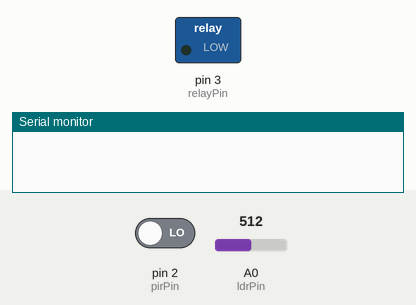
Simulated run of this sketch. Board: Arduino Uno, built with avr-gcc and run on an emulated ATmega328P. On the bench: switched loads named in the sketch (green lamp = pin HIGH), the last lines printed to the serial monitor. The inputs (shaded band) are chosen by the test bench; at power-on: pin 2 (pirPin) LOW, A0 (ldrPin) = 512.

Above: at 1.2 s.
1.3 s: pin 2 (pirPin) driven HIGH
At 2.4 s:
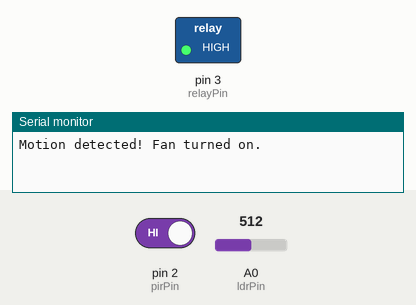
2.8 s: pin 2 (pirPin) driven LOW
At 3.5 s:
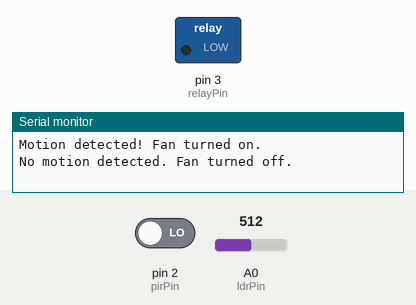
Timing chart, 0 to 5.8 s (numbered marks = the images above; inputs shaded):
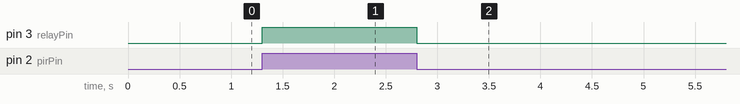

Measured:
- after the input at 1.3 s, pin 3 (relayPin): LOW → HIGH at once
- after the input at 2.8 s, pin 3 (relayPin): HIGH → LOW at once

The sketch:

Home_automation_PIR_fan_LDR_led.ino
```cpp
// Final Code for led and fan automation:
int pirPin = 2;         // PIR sensor output connected to digital pin 2
int relayPin = 3;       // Relay module control pin connected to digital pin 3
int ldrPin = A0;        // LDR sensor output connected to analog pin A0
int pirState = LOW;     // Variable to store PIR sensor state
int fanState = LOW;     // Fan state (OFF by default)
bool fanOn = false;     // Flag to track if the fan is on
int ldrThreshold = 500; // LDR threshold value for LED control

void setup() {
  pinMode(pirPin, INPUT);
  pinMode(relayPin, OUTPUT);
  pinMode(ldrPin, INPUT);
  digitalWrite(relayPin, fanState); // Set initial fan state
  Serial.begin(9600); // Initialize serial communication
}

void loop() {
  // Read the PIR sensor state
  pirState = digitalRead(pirPin);

  // If motion is detected and fan is off, turn on the fan
  if (pirState == HIGH && fanState == LOW) {
    fanState = HIGH;
    digitalWrite(relayPin, fanState); // Turn on the fan
    fanOn = true; // Set the flag
    Serial.println("Motion detected! Fan turned on."); // Print message
    delay(1000); // Delay to avoid multiple detections
  }
  // If no motion is detected and fan is on, turn off the fan
  else if (pirState == LOW && fanState == HIGH && fanOn) {
    fanState = LOW;
    digitalWrite(relayPin, fanState); // Turn off the fan
    fanOn = false; // Reset the flag
    Serial.println("No motion detected. Fan turned off."); // Print message
    delay(1000); // Delay to avoid multiple detections
  }

  // Read the LDR sensor and control the LED
  int ldrValue = analogRead(ldrPin);
  if (ldrValue > ldrThreshold) {
    digitalWrite(4, HIGH); // Turn on the LED
  } else {
    digitalWrite(4, LOW);  // Turn off the LED
  }
  delay(100); // Delay for stability
}
```
